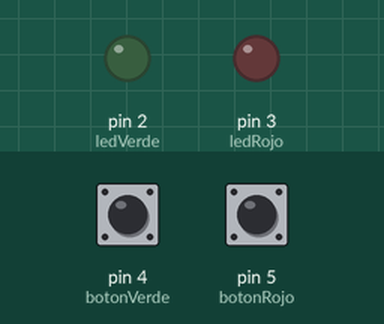
This sketch was run on a simulated Arduino Uno, built with avr-gcc and run on an emulated ATmega328P. On the bench: output pins drawn as LEDs (lit = HIGH). Dashed ring = blinking. The test bench sets the inputs (shaded band); at power-on: pin 5 (botonRojo) HIGH, pin 4 (botonVerde) HIGH. Random numbers use the default seed unless the sketch sets one; what the sketch prints to the serial monitor is not drawn.

Above: at 6.4 s.
6.5 s: pin 5 (botonRojo) pulled LOW for 0.2 s
At 7.3 s:
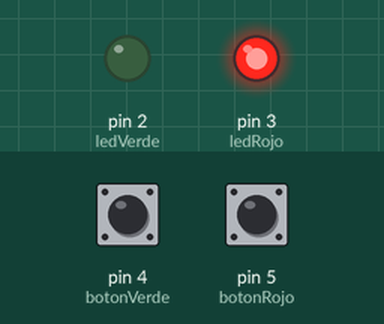
At 8.9 s:
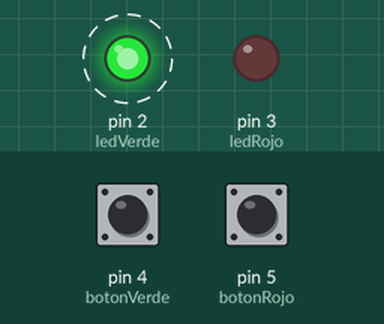
Timing chart, 0 to 13.8 s (numbered marks = the images above; inputs shaded):
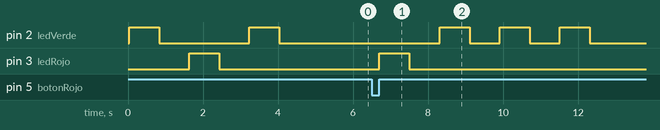

Measured:
- after the input at 6.5 s, pin 2 (ledVerde): alternates HIGH for 0.80 s and LOW for 0.80 s, 6 changes in all, then stays LOW, starting after 1.8 s; pin 3 (ledRojo): LOW → HIGH after 0.20 s, → LOW 0.80 s later
- by itself, pin 2 (ledVerde): alternates HIGH for 0.80 s and LOW for 2.4 s

The sketch:

Memoria1.2.ino
```cpp
// Adrián Díaz Moro          UO265431
// Raúl López Calvo          UO263918
// Alejandro León Pereira    UO258774
// Laboratorio 2-Grupo 3

short pinForRandom = A0;
const short numeroDeNiveles = 5;
const short botonVerde = 4;
const short botonRojo = 5;
const short ledVerde = 2;
const short ledRojo = 3;
bool botonRojoEstado = false;
bool botonVerdeEstado = false;
const size_t tamMemoria = 3 + numeroDeNiveles;
short listaEnMemoria[tamMemoria];
short turno = 0;
short delayValorDefecto = 800;

void setup()
{
    randomSeed(analogRead(pinForRandom));
    Serial.begin(9600);

    Serial.println("######### Juego de Memoria #########");

    pinMode(botonVerde, INPUT_PULLUP);
    pinMode(botonRojo, INPUT_PULLUP);

    pinMode(ledVerde, OUTPUT);
    pinMode(ledRojo, OUTPUT);
}

void loop()
{
    if (turno == 0)
    {
        inicializarVector(listaEnMemoria, 3);
        Serial.println("Inicializando...");
    }
    mostrarListaCorrecta();
    delay(800);
    turnoDelUsuario();
    if (turno != 0)
        memoPlay();
}

void memoPlay()
{
    listaEnMemoria[turno + 3 - 1] = random(ledVerde, ledRojo + 1);
}

void encenderLCD(short led, short delayValor)
{
    digitalWrite(led, HIGH);
    delay(delayValorDefecto);
    digitalWrite(led, LOW);
    delay(delayValorDefecto);
}

void turnoDelUsuario()
{
    short combinacionUsuario[tamMemoria];
    short vecesPulsado = 0;
    while (vecesPulsado <= turno + 2)
    {
        bool rojoPulsado = actualizarEstadoDelBoton(digitalRead(botonRojo), botonRojoEstado);

        if (actualizarEstadoDelBoton(digitalRead(botonVerde), botonVerdeEstado) != rojoPulsado)
        {
            Serial.print("Has pulsado el boton: ");
            if (rojoPulsado)
            {
                encenderLCD(ledRojo, delayValorDefecto);
                combinacionUsuario[vecesPulsado] = ledRojo;
                Serial.println("Rojo");
            }
            else
            {
                encenderLCD(ledVerde, delayValorDefecto);
                combinacionUsuario[vecesPulsado] = ledVerde;
                Serial.println("Verde");
            }

            //Se ha equivocado el usuario?
            if (listaEnMemoria[vecesPulsado] != combinacionUsuario[vecesPulsado])
            {
                Serial.println("Has perdido.");
                reiniciarJuego();

                //Salir del bucle
                break;
            }

            vecesPulsado++;
        }
    }
    comprobarHaTerminado(combinacionUsuario);
}

void comprobarHaTerminado(short combinacionUsuario[])
{
    short aciertos = 0;
    size_t jugada = 0;
    while (jugada < turno + 3)
    {
        if (listaEnMemoria[jugada] == combinacionUsuario[jugada])
        {
            aciertos++;
        }
        jugada++;
    }
    if (aciertos == turno + 3)
    {
        if (turno == numeroDeNiveles)
        {
            Serial.println("Has ganado.");
            reiniciarJuego();
        }
        else
        {
            turno++;
        }
    }
}

void reiniciarJuego()
{
    memset(listaEnMemoria, 0, sizeof(listaEnMemoria));
    turno = 0;
    botonVerdeEstado = false;
    botonRojoEstado = false;
}

void mostrarListaCorrecta()
{
    Serial.println("Secuencia (0 = Rojo y 1 = Verde): ");
    size_t jugada = 0;
    while (jugada < turno + 3)
    {
        Serial.print(listaEnMemoria[jugada] == 3 ? 0 : 1);
        encenderLCD(listaEnMemoria[jugada], delayValorDefecto);
        jugada++;
    }
    Serial.println();
}

void inicializarVector(short array[], short count)
{
    size_t jugada = 0;
    while (jugada < count)
    {
        array[jugada] = random(ledVerde, ledRojo + 1);
        jugada++;
    }
}

bool actualizarEstadoDelBoton(short botonValor, bool &botonEstado)
{
    if (botonValor == HIGH and !botonEstado)
    {
        botonEstado = true;
        return true;
    }
    if (botonValor == HIGH and botonEstado)
    {
        return false;
    }
    if (botonValor == LOW and botonEstado)
    {
        botonEstado = false;
        return false;
    }
    return false;
}
```
